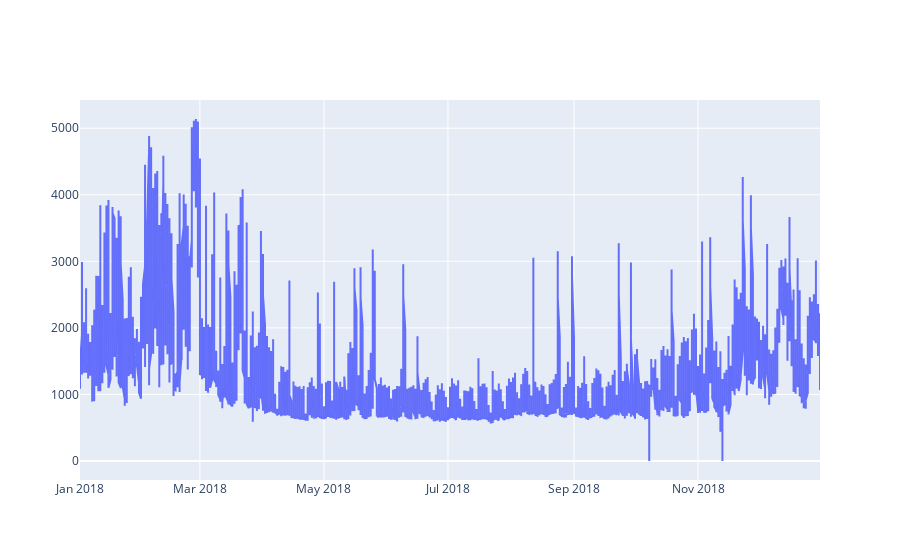

The cell this chart's notebook holds for it:
### Code cell
import plotly.graph_objects as go

fig = go.Figure()
fig.add_trace(go.Scatter(x=df['Date'], y=df['E_demand'],
                    mode='lines',
                    name='lines'))
#fig.add_trace(go.Scatter(x=df['Index'], y=df['E_PV'],
 #                   mode='lines',
  #                  name='lines'))

fig.show()

### Figure 1 — Plotly figure (JSON) as saved in the notebook; plotly's stock layout.template omitted (floating-point values rounded to 4 significant figures; data arrays with more than 128 entries replaced by an {"elided": "..."} marker saying what was removed)
{"data": [{"mode": "lines", "name": "lines", "type": "scatter", "x": {"elided": "8760 str values"}, "y": {"elided": "8760 float values"}}], "layout": {}}
